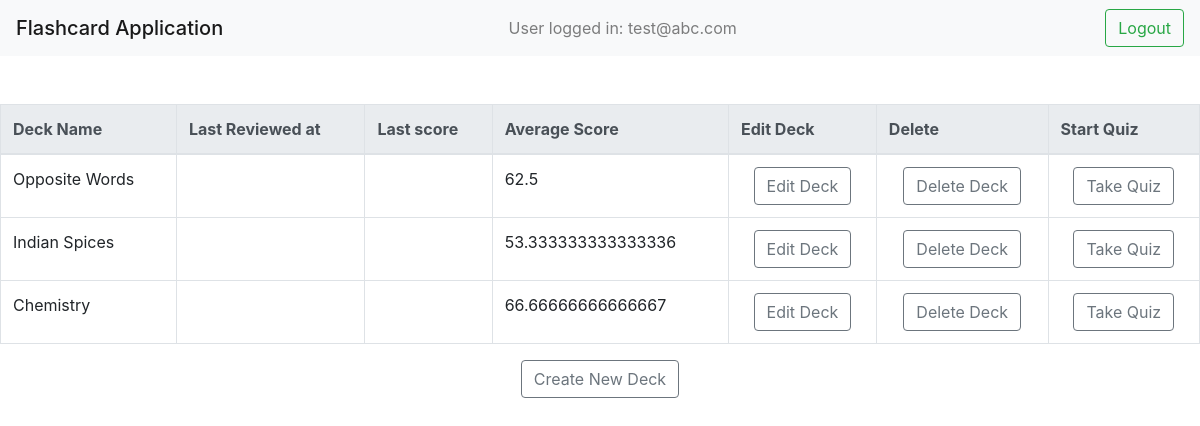
Screenshot of /dashboard/test@abc.com with the database file from the repository.
### application/models.py (models this page shows)
class User(db.Model,UserMixin):
  __tablename__ = 'user'
  id = db.Column(db.Integer, primary_key = True)
  username = db.Column(db.String(15))
  email = db.Column(db.String(255), unique=True)
  password = db.Column(db.String(255))
  active = db.Column(db.Boolean())
  fs_uniquifier = db.Column(db.String(255), unique=True, nullable=False)
  roles = db.relationship('Role', secondary=role_users,backref=db.backref('users', lazy='dynamic'))
  deck_user = db.relationship('UserDeckRelation', backref = 'user',cascade="all,delete")

class Deck(db.Model):
  __tablename__ = 'deck'
  deck_id = db.Column(db.Integer, primary_key = True, autoincrement = True)
  deck_name = db.Column(db.String(100), nullable = False)
  deck_total_score = db.Column(db.Float,default = 0)
  deck_average_score = db.Column(db.Float)
  correct = db.Column(db.Integer)
  time = db.Column(db.String(100))
  quiz_count = db.Column(db.Integer,default = 0)
  card_deck = db.relationship('CardDeckRelation', backref = 'deck',cascade="all,delete")
  user_deck = db.relationship('UserDeckRelation', backref = 'deck',cascade="all,delete")

class UserDeckRelation(db.Model):
  __tablename__ = 'user_deck_relation'
  user_deck_relation_id = db.Column(db.Integer, primary_key = True, autoincrement = True)
  userUCR_foreignid = db.Column(db.Integer, db.ForeignKey('user.id'), nullable = False)
  deckUCR_foreignid = db.Column(db.Integer, db.ForeignKey('deck.deck_id'), nullable = False)

### application/controllers.py (the view)
@app.route('/dashboard/<string:email>',methods = ['GET','POST'])
def dashboard(email):
    user = User.query.filter_by(email = email).first()
    uid = user.id
    decks = Deck.query.all()
    score_info = UserDeckRelation.query.all()
    session['ques_seen'] = 0
    return render_template('dashboard.html',email = email, decks = decks,score_info = score_info,uid = uid)

### templates/dashboard.html (shortened to what this page needs)
<!DOCTYPE html>
<html lang="en">
<head>
  <link rel="stylesheet" href="https://maxcdn.bootstrapcdn.com/bootstrap/4.0.0/css/bootstrap.min.css">
</head>
<body>
  <nav class="navbar navbar-light bg-light">
    <span class="navbar-brand mb-0 h1">Flashcard Application</span>
    <span class="navbar-text">
      User logged in: {{email}} &nbsp &nbsp &nbsp &nbsp &nbsp &nbsp &nbsp &nbsp &nbsp &nbsp &nbsp
    </span>
    <form action='/logout' align = 'center'>
      <button class="btn btn-outline-success my-2 my-sm-0" type="submit">Logout</button>
    </form>
  </nav>
  <br><br>
  <table align = "center" class = "table table-bordered">
    <thead class="thead-light">
      <tr>
        <th>Deck Name</th>
        <th>Last Reviewed at</th>
        <th>Last score</th>
        <th>Average Score</th>
        <th>Edit Deck</th>
        <th>Delete</th>
        <th>Start Quiz</th>
      </tr>
    </thead>
    <tbody>
      {% for deck in decks %}
        {% for score in score_info %}
          {% if score['userUCR_foreignid'] == uid and score['deckUCR_foreignid'] == deck['deck_id']%}
            <tr>
              <td>{{ deck['deck_name'] }}</td>
              <td>{{score['time']}}</td>
              <td>{{score['correct']}}</td>
              <td>{{ deck['deck_average_score'] }}</td>
              <td>
                <form action='{{ url_for("edit_deck",email = email,deck_name = deck["deck_name"]) }}' align = 'center'>
                  <button class="btn btn-outline-secondary" type="submit">Edit Deck</button>
                </form>
              </td>
              <td>
                <form action='/dashboard/{{email}}/{{deck["deck_name"]}}/delete_deck' align = 'center'>
                  <button class="btn btn-outline-secondary" type="submit">Delete Deck</button>
                </form>
              </td>
              <td>
                <form action='/dashboard/{{email}}/{{deck["deck_name"]}}/quiz' align = 'center'>
                  <button class="btn btn-outline-secondary" type="submit">Take Quiz</button>
                </form>
              </td>
            </tr>
          {% endif %}
        {% endfor %}
      {% endfor %}
    </tbody>
  </table>
  <form action='{{ url_for("create_deck",email = email) }}' align = 'center'>
    <button class="btn btn-outline-secondary" type="submit">Create New Deck</button>
</form>
</body>
</html>

### rows the page displays
User: email "test@abc.com"
Deck: deck_name "Opposite Words", deck_average_score "62.5"
Deck: deck_name "Indian Spices", deck_average_score "53.333333333333336"
Deck: deck_name "Chemistry", deck_average_score "66.66666666666667"
